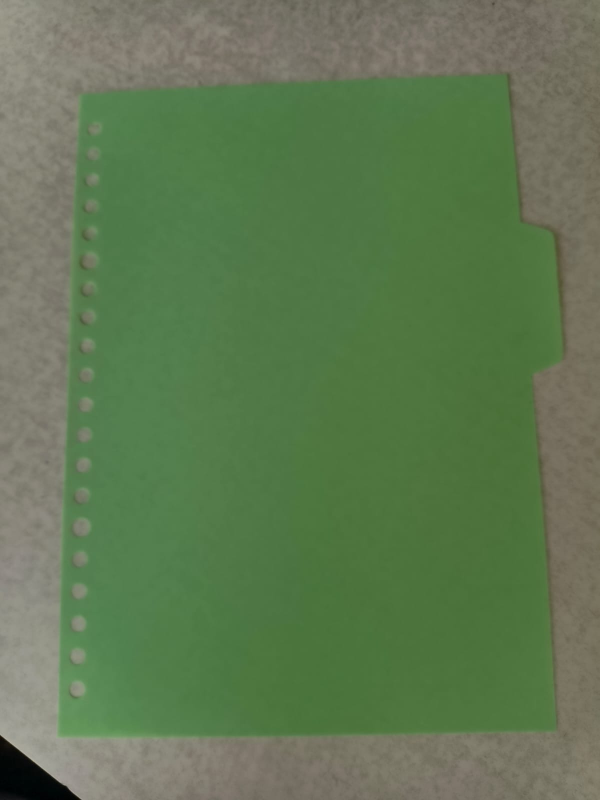
//> input picture image_n_video/photos/green-paper.jpeg, 1200 x 1600 px (shown at 1/2 size)
$ ./test-threshold-morph   (built with g++ and OpenCV 4)
//> lines starting //> are read from the running program, lines starting //| are printed output that depends on the picture; after the words box and inside, x2 and y2 are one past the last pixel; in counts of white or black regions, pixels touching at a corner belong together
#include <opencv2/opencv.hpp>
#include <iostream>

int main() {
    cv::Mat image = cv::imread("../image_n_video/photos/green-paper.jpeg");
//> image is the input picture: 1600 rows x 1200 cols, CV_8UC3; mean B, G, R 81.9, 120.3, 95.5
    cv::resize(image, image, cv::Size(640,480));
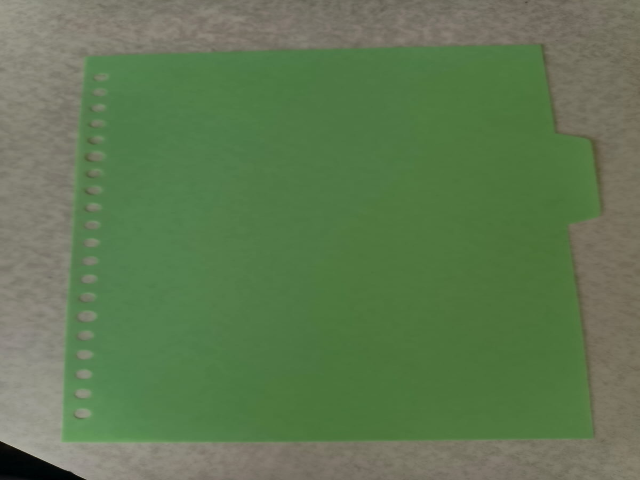
//> image: 480 rows x 640 cols, CV_8UC3; mean B, G, R 81.8, 120.2, 95.5

    // variabel hlsImage
    cv::Mat hlsImage;
    // function convert color
    cv::cvtColor(image, hlsImage, cv::COLOR_BGR2HLS);
//> hlsImage: 480 rows x 640 cols, CV_8UC3; mean of channels 0, 1, 2 43.4, 101.7, 53.3

    // variabel thresholdedImage
    cv::Mat thresholdedImage,red1,red2;

    // kartu merah
    // cv::inRange(hlsImage, cv::Scalar(0,90,50), cv::Scalar(8,190,255), red1);
    // cv::inRange(hlsImage, cv::Scalar(165,90,50), cv::Scalar(179,190,255), red2);
    // cv::bitwise_or(red1,red2,thresholdedImage);
    // variabel morphologi

    // kertas hijau
    cv::inRange(hlsImage, cv::Scalar(45,80,40), cv::Scalar(75,190,200), thresholdedImage);
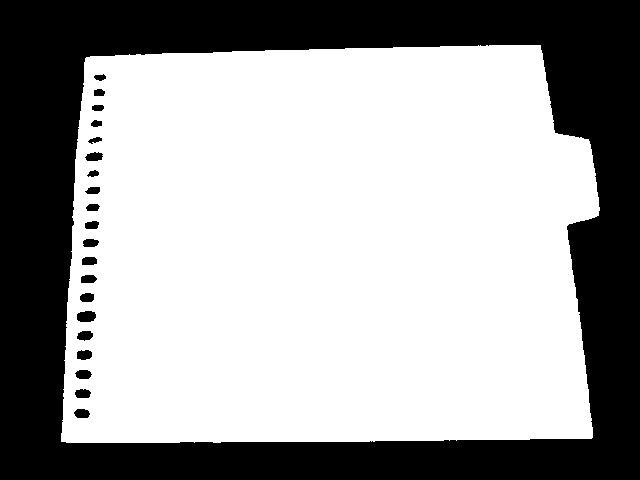
//> thresholdedImage: 480 rows x 640 cols, CV_8UC1; 63.8% white; 21 black regions, largest, box (x1, y1, x2, y2) and area: (0, 0, 640, 480) 109389, (77, 311, 96, 322) 177, (77, 350, 92, 360) 125

    cv::Mat morphology = thresholdedImage.clone();
    // function morph erode and dilate

    // untuk red card
    // cv::dilate(morphology,morphology,cv::Mat(), cv::Point(-1,-1),4);
    // cv::erode(morphology,morphology,cv::Mat(), cv::Point(-1,-1),2);

    // untuk green paper
    cv::dilate(morphology,morphology,cv::Mat(), cv::Point(-1,-1),2);
    cv::erode(morphology,morphology,cv::Mat(), cv::Point(-1,-1),2);
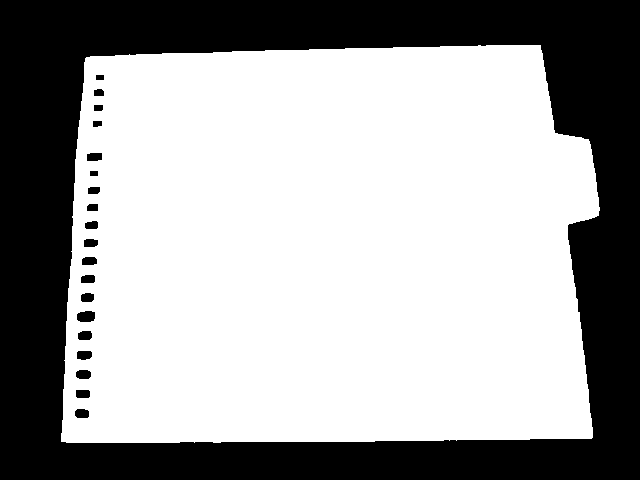
//> morphology: 480 rows x 640 cols, CV_8UC1; 63.8% white; 20 black regions

    // variabel vector contour
    std::vector<std::vector<cv::Point>> contours;
    // function find contour
    cv::findContours(morphology,contours,cv::RETR_EXTERNAL,cv::CHAIN_APPROX_SIMPLE);
//> contours = 1 contour; box (x1, y1, x2, y2) and area: (61, 45, 600, 443) 196946
    // variabel hasil
    cv::Mat result = image.clone();

    for (size_t i = 0; i < contours.size(); i++) {
        if (cv::contourArea(contours[i]) > 3000) {
            cv::Rect boundingBox = cv::boundingRect(contours[i]);
            cv::rectangle(result,boundingBox,cv::Scalar(0,255,0),2);
        }
    }
//> this loop made 1 pass
//> boundingBox on pass 1: Rect(61, 45, 539, 398)
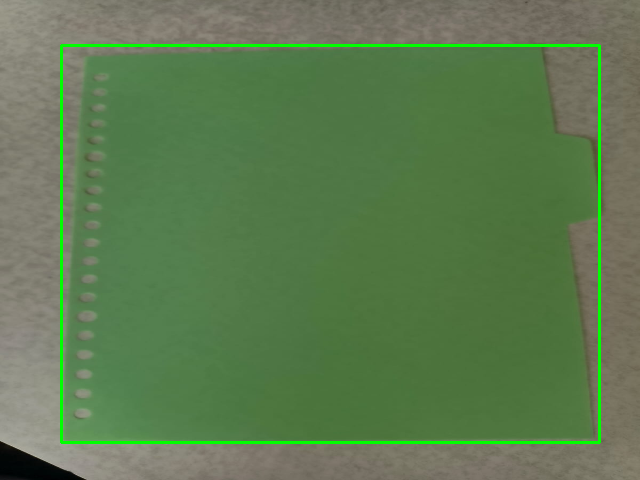
//> result: 480 rows x 640 cols, CV_8UC3; 1.82% of pixels changed, all inside (x1, y1, x2, y2) = (60, 44, 601, 444)

    cv::Moments m = cv::moments(thresholdedImage, true);
//> m = moments, m00 195845, centre m10/m00, m01/m00 = (327, 248.8)
    cv::Point p(m.m10 / m.m00, m.m01 / m.m00);
//> p = Point(327, 248)
    std::string point_text = cv::format("[%d %d]", p.x, p.y);
//> point_text = "[327 248]"

    cv::putText(
        result,
        point_text,
        cv::Point(p.x, p.y),
        cv::FONT_HERSHEY_SIMPLEX, 0.4,
        cv::Scalar(0,255,0),
        2
    );
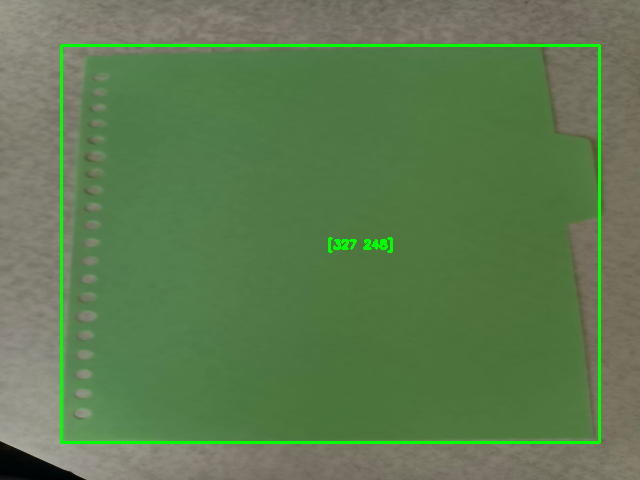
//> result: 480 rows x 640 cols, CV_8UC3; 0.16% of pixels changed, all inside (x1, y1, x2, y2) = (328, 237, 393, 253)

    // perbedaan
    cv::imshow("hls", hlsImage);
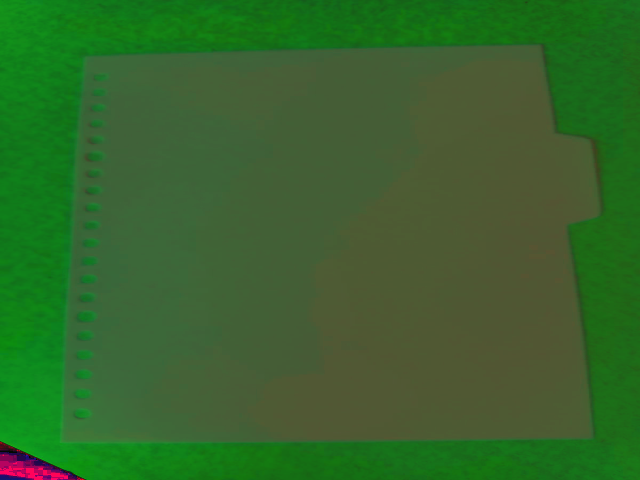
//> window 'hls': 480 rows x 640 cols, CV_8UC3; mean B, G, R 43.4, 101.7, 53.3
    cv::imshow("thresholded", thresholdedImage);
    cv::imshow("morph", morphology);
    cv::imshow("Bounding Box Result", result);
    cv::waitKey(0);
    return 0;
}
